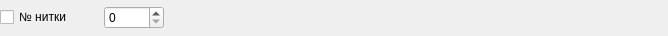
<?xml version="1.0" encoding="UTF-8"?>
<ui version="4.0">
 <class>ElementRow</class>
 <widget class="QWidget" name="ElementRow">
  <property name="geometry">
   <rect>
    <x>0</x>
    <y>0</y>
    <width>668</width>
    <height>36</height>
   </rect>
  </property>
  <property name="windowTitle">
   <string>Form</string>
  </property>
  <layout class="QVBoxLayout" name="verticalLayout">
   <property name="leftMargin">
    <number>0</number>
   </property>
   <property name="topMargin">
    <number>0</number>
   </property>
   <property name="rightMargin">
    <number>0</number>
   </property>
   <property name="bottomMargin">
    <number>0</number>
   </property>
   <item>
    <layout class="QHBoxLayout" name="horizontalLayout">
     <property name="spacing">
      <number>6</number>
     </property>
     <item>
      <widget class="QCheckBox" name="checkBox">
       <property name="minimumSize">
        <size>
         <width>70</width>
         <height>0</height>
        </size>
       </property>
       <property name="text">
        <string>№ нитки</string>
       </property>
      </widget>
     </item>
     <item>
      <widget class="QWidget" name="WColor" native="true">
       <property name="minimumSize">
        <size>
         <width>20</width>
         <height>10</height>
        </size>
       </property>
      </widget>
     </item>
     <item>
      <widget class="QSpinBox" name="spinBox">
       <property name="minimumSize">
        <size>
         <width>60</width>
         <height>0</height>
        </size>
       </property>
      </widget>
     </item>
     <item>
      <spacer name="horizontalSpacer">
       <property name="orientation">
        <enum>Qt::Orientation::Horizontal</enum>
       </property>
       <property name="sizeHint" stdset="0">
        <size>
         <width>40</width>
         <height>20</height>
        </size>
       </property>
      </spacer>
     </item>
    </layout>
   </item>
  </layout>
 </widget>
 <resources/>
 <connections/>
</ui>
